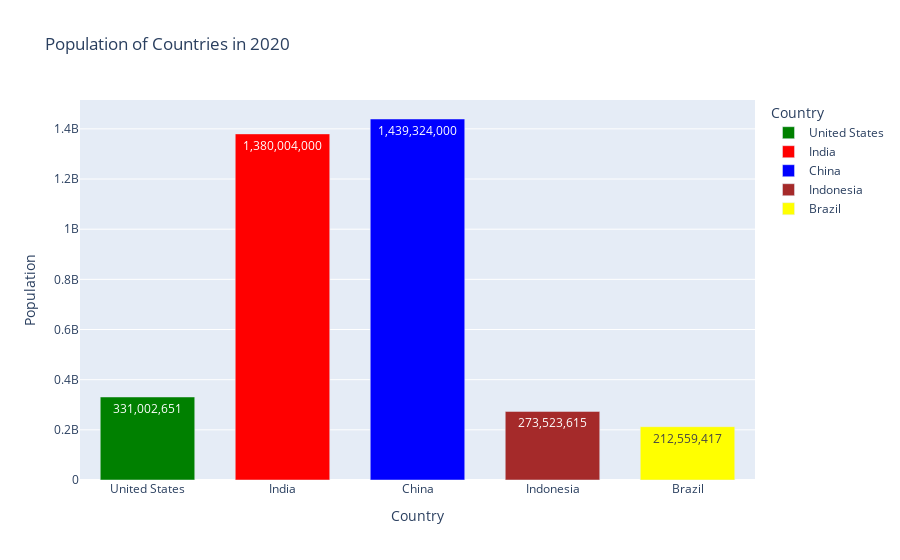

Here is the notebook cell this chart was saved with:
### Code cell
# if the dataset is of different type

data1 = {
    'country': ['United States', 'India', 'China', 'Indonesia', 'Brazil'],
    'population': [331002651, 1.380004e+09, 1.439324e+09, 273523615, 212559417]
}

df1 = pd.DataFrame(data1)

# Plot single bar chart

fig = px.bar(df1, x='country', y='population', color='country',
             labels={'country': 'Country', 'population': 'Population'},
             title='Population of Countries in 2020',
             color_discrete_sequence=['green','red','blue','brown','yellow'],
             text='population'
            )
fig.update_traces(texttemplate='%{text:,}', textposition='inside')
fig.update_layout(yaxis_title='Population', xaxis_title='Country', bargap=0.3)
fig.show()

### Figure 1 — Plotly figure (JSON) as saved in the notebook; plotly's stock layout.template omitted (floating-point values rounded to 4 significant figures)
{"data": [{"hovertemplate": "Country=%{x}<br>Population=%{text}<extra></extra>", "legendgroup": "United States", "marker": {"color": "green", "pattern": {"shape": ""}}, "name": "United States", "orientation": "v", "showlegend": true, "text": [331000000.0], "textposition": "inside", "texttemplate": "%{text:,}", "type": "bar", "x": ["United States"], "xaxis": "x", "y": [331000000.0], "yaxis": "y"}, {"hovertemplate": "Country=%{x}<br>Population=%{text}<extra></extra>", "legendgroup": "India", "marker": {"color": "red", "pattern": {"shape": ""}}, "name": "India", "orientation": "v", "showlegend": true, "text": [1380000000.0], "textposition": "inside", "texttemplate": "%{text:,}", "type": "bar", "x": ["India"], "xaxis": "x", "y": [1380000000.0], "yaxis": "y"}, {"hovertemplate": "Country=%{x}<br>Population=%{text}<extra></extra>", "legendgroup": "China", "marker": {"color": "blue", "pattern": {"shape": ""}}, "name": "China", "orientation": "v", "showlegend": true, "text": [1439000000.0], "textposition": "inside", "texttemplate": "%{text:,}", "type": "bar", "x": ["China"], "xaxis": "x", "y": [1439000000.0], "yaxis": "y"}, {"hovertemplate": "Country=%{x}<br>Population=%{text}<extra></extra>", "legendgroup": "Indonesia", "marker": {"color": "brown", "pattern": {"shape": ""}}, "name": "Indonesia", "orientation": "v", "showlegend": true, "text": [273500000.0], "textposition": "inside", "texttemplate": "%{text:,}", "type": "bar", "x": ["Indonesia"], "xaxis": "x", "y": [273500000.0], "yaxis": "y"}, {"hovertemplate": "Country=%{x}<br>Population=%{text}<extra></extra>", "legendgroup": "Brazil", "marker": {"color": "yellow", "pattern": {"shape": ""}}, "name": "Brazil", "orientation": "v", "showlegend": true, "text": [212600000.0], "textposition": "inside", "texttemplate": "%{text:,}", "type": "bar", "x": ["Brazil"], "xaxis": "x", "y": [212600000.0], "yaxis": "y"}], "layout": {"bargap": 0.3, "barmode": "relative", "legend": {"title": {"text": "Country"}, "tracegroupgap": 0}, "title": {"text": "Population of Countries in 2020"}, "xaxis": {"anchor": "y", "categoryarray": ["United States", "India", "China", "Indonesia", "Brazil"], "categoryorder": "array", "domain": [0, 1], "title": {"text": "Country"}}, "yaxis": {"anchor": "x", "domain": [0, 1], "title": {"text": "Population"}}}}
